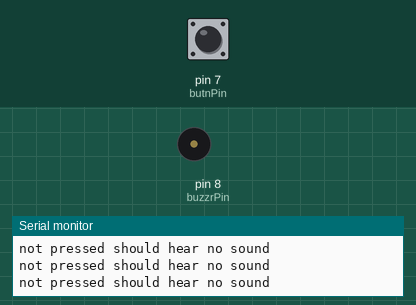
Simulated run of this sketch. Board: Arduino Uno, built with avr-gcc and run on an emulated ATmega328P. On the bench: buzzer (waves = sounding), the last lines printed to the serial monitor. Inputs (shaded band) come from the test bench; at power-on: pin 7 (butnPin) LOW.

Above: at 2.2 s.
2.3 s: pin 7 (butnPin) pulled HIGH for 0.15 s
At 2.9 s:
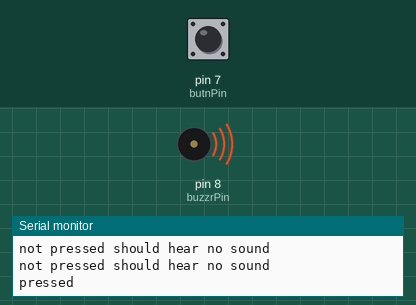
5.4 s: pin 7 (butnPin) pulled HIGH for 1 s
At 6.9 s:
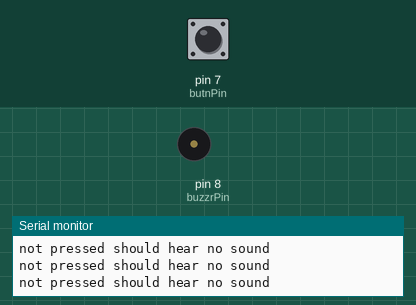
9.4 s: pin 7 (butnPin) driven HIGH
At 10.2 s:
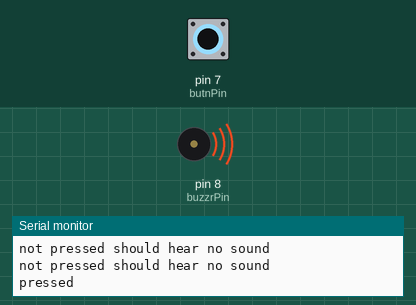
12.4 s: pin 7 (butnPin) pulsed LOW 5 times (0.12 s each, 0.3 s apart)
At 15.5 s:
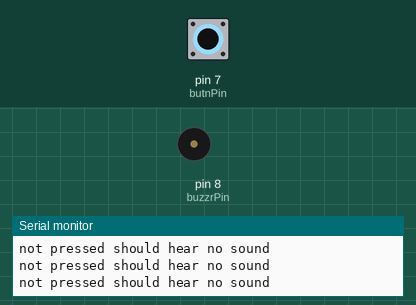
Timing chart, 0 to 17.0 s (numbered marks = the images above; inputs shaded):
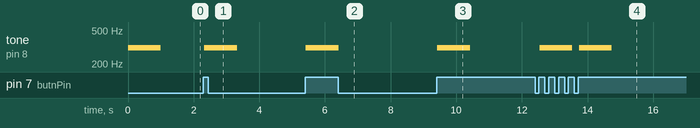

The sketch:

Buzzer_Work.ino
```cpp
//  pins
const int buzzrPin = 8;
const int butnPin = 7;

// states
int buzzrState = LOW;
int butnState = LOW;
int lastButnState = LOW;


void setup() {
  // put your setup code here, to run once:
  pinMode(buzzrPin, OUTPUT);
  pinMode(butnPin, INPUT);
  Serial.begin(9600);
  playSound();
}

void loop() {
  // put your main code here, to run repeatedly:
  butnState = digitalRead(butnPin);

  if (butnState != lastButnState) {
    if (butnState == HIGH) {
      Serial.println("pressed");
      playSound();
    } else {
      Serial.println("not pressed should hear no sound");
    }

    delay(50);
  } else {
    Serial.println("not pressed should hear no sound");
  }

  lastButnState = butnState;


}

void playSound() {
  tone(buzzrPin,311);
  delay(1000);
  noTone(buzzrPin);
}
```

Measured:
- after the input at 2.3 s, tone on pin 8 (buzzrPin): silent → 311 Hz at once, → silent 1.0 s later
- after the input at 5.4 s, tone on pin 8 (buzzrPin): silent → 311 Hz at once, → silent 1.0 s later
- after the input at 9.4 s, tone on pin 8 (buzzrPin): silent → 311 Hz at once, → silent 1.0 s later
- after the input at 12.4 s, tone on pin 8 (buzzrPin): alternates 311 Hz for 1.0 s and silent for 0.20 s, 4 changes in all, then stays silent, starting after 0.14 s
